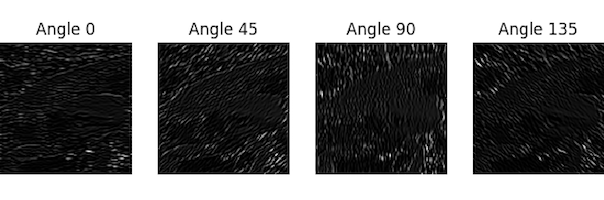

Python code for this plot:
import cv2
import numpy as np
import matplotlib.pyplot as plt

# Read image
img = cv2.imread("imori.jpg").astype(np.float32)
H, W, C = img.shape

# Otsu binary
## Grayscale
gray = 0.2126 * img[..., 2] + 0.7152 * img[..., 1] + 0.0722 * img[..., 0]
gray = gray.astype(np.uint8)

# Gabor
def gabor_f(k=111, s=10, g=1.2, l=10, p=0, A=0):
    d = k // 2

    gabor = np.zeros((k, k), dtype=np.float32)
    
    for y in range(k):
        for x in range(k):
            px = x - d
            py = y - d
            theta = A / 180. * np.pi
            _x = np.cos(theta) * px + np.sin(theta) * py
            _y = -np.sin(theta) * px + np.cos(theta) * py
            gabor[x, y] = np.exp(-(_x**2 + g**2 * _y**2) / (2 * s**2)) * np.cos(2*np.pi*_x/l + p)

    gabor /= np.sum(np.abs(gabor))

    return gabor

K_size = 11
Sigma = 1.5
Gamma = 1.2
Lambda = 3.
Psi = 0.

gray = np.pad(gray, (K_size//2, K_size//2), 'edge')

As = [0, 45, 90, 135]

plt.subplots_adjust(left=0, right=1, top=1, bottom=0, hspace=0, wspace=0.2)

for i, A in enumerate(As):
    gabor = gabor_f(k=K_size, s=Sigma, g=Gamma, l=Lambda, p=Psi, A=A)

    out = np.zeros((H, W), dtype=np.float32)
    
    for y in range(H):
        for x in range(W):
            out[y, x] = np.sum(gray[y:y+K_size, x:x+K_size] * gabor)

    out[out < 0] = 0
    out[out > 255] = 255
    
    plt.subplot(1, 4, i+1)
    plt.imshow(out, cmap='gray')
    plt.axis('off')
    plt.title("Angle "+str(A))

plt.savefig("out.png")
plt.show()

        

out = out.astype(np.uint8)
